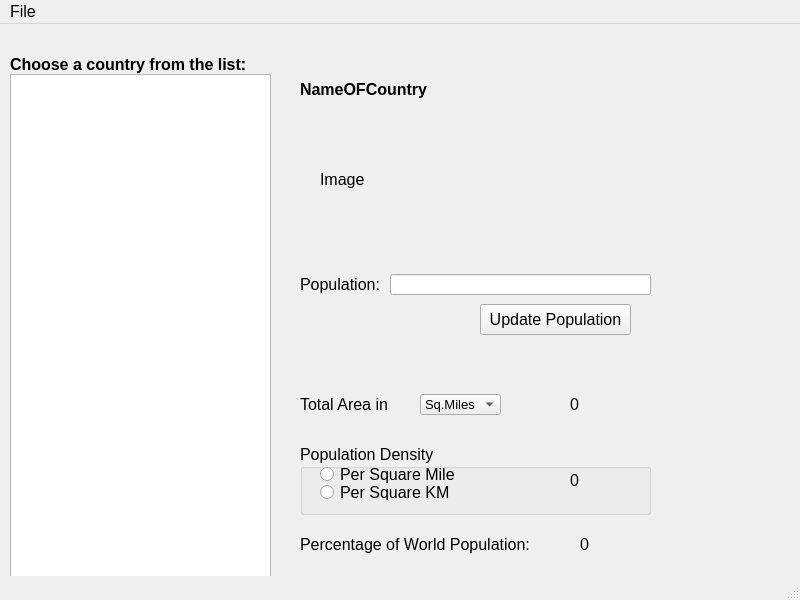
<?xml version="1.0" encoding="UTF-8"?>
<ui version="4.0">
 <class>MainWindow</class>
 <widget class="QMainWindow" name="MainWindow">
  <property name="geometry">
   <rect>
    <x>0</x>
    <y>0</y>
    <width>800</width>
    <height>600</height>
   </rect>
  </property>
  <property name="font">
   <font>
    <pointsize>12</pointsize>
   </font>
  </property>
  <property name="windowTitle">
   <string>Countries Of the World</string>
  </property>
  <widget class="QWidget" name="centralwidget">
   <widget class="QListWidget" name="listWidgetCountry">
    <property name="geometry">
     <rect>
      <x>10</x>
      <y>50</y>
      <width>261</width>
      <height>521</height>
     </rect>
    </property>
   </widget>
   <widget class="QLabel" name="labelToChooseACountryText">
    <property name="geometry">
     <rect>
      <x>10</x>
      <y>30</y>
      <width>261</width>
      <height>21</height>
     </rect>
    </property>
    <property name="font">
     <font>
      <pointsize>12</pointsize>
      <weight>75</weight>
      <bold>true</bold>
     </font>
    </property>
    <property name="text">
     <string>Choose a country from the list:</string>
    </property>
   </widget>
   <widget class="QLabel" name="labelNameOfACountryValue">
    <property name="geometry">
     <rect>
      <x>300</x>
      <y>50</y>
      <width>161</width>
      <height>31</height>
     </rect>
    </property>
    <property name="font">
     <font>
      <pointsize>12</pointsize>
      <weight>75</weight>
      <bold>true</bold>
     </font>
    </property>
    <property name="text">
     <string>NameOFCountry</string>
    </property>
   </widget>
   <widget class="QLineEdit" name="lineEditPoplationValue">
    <property name="geometry">
     <rect>
      <x>390</x>
      <y>250</y>
      <width>261</width>
      <height>21</height>
     </rect>
    </property>
   </widget>
   <widget class="QLabel" name="labelPopulationText">
    <property name="geometry">
     <rect>
      <x>300</x>
      <y>250</y>
      <width>81</width>
      <height>21</height>
     </rect>
    </property>
    <property name="text">
     <string>Population:</string>
    </property>
   </widget>
   <widget class="QComboBox" name="comboBoxTotalArea">
    <property name="geometry">
     <rect>
      <x>420</x>
      <y>370</y>
      <width>81</width>
      <height>21</height>
     </rect>
    </property>
    <property name="font">
     <font>
      <pointsize>10</pointsize>
     </font>
    </property>
    <property name="editable">
     <bool>false</bool>
    </property>
    <property name="currentIndex">
     <number>0</number>
    </property>
    <property name="duplicatesEnabled">
     <bool>false</bool>
    </property>
    <item>
     <property name="text">
      <string>Sq.Miles</string>
     </property>
    </item>
    <item>
     <property name="text">
      <string>Sq.KM</string>
     </property>
    </item>
   </widget>
   <widget class="QLabel" name="labelTotalAreaText">
    <property name="geometry">
     <rect>
      <x>300</x>
      <y>370</y>
      <width>91</width>
      <height>20</height>
     </rect>
    </property>
    <property name="text">
     <string>Total Area in</string>
    </property>
   </widget>
   <widget class="QPushButton" name="ButtonUpdatePopulation">
    <property name="geometry">
     <rect>
      <x>480</x>
      <y>280</y>
      <width>151</width>
      <height>31</height>
     </rect>
    </property>
    <property name="text">
     <string>Update Population</string>
    </property>
   </widget>
   <widget class="QLabel" name="labelTotalAreaValue">
    <property name="geometry">
     <rect>
      <x>570</x>
      <y>370</y>
      <width>47</width>
      <height>21</height>
     </rect>
    </property>
    <property name="text">
     <string>0</string>
    </property>
   </widget>
   <widget class="QGroupBox" name="groupBoxPopulationDensity">
    <property name="geometry">
     <rect>
      <x>300</x>
      <y>420</y>
      <width>351</width>
      <height>71</height>
     </rect>
    </property>
    <property name="title">
     <string>Population Density</string>
    </property>
    <widget class="QRadioButton" name="radioButtonDensityInMile">
     <property name="geometry">
      <rect>
       <x>20</x>
       <y>20</y>
       <width>141</width>
       <height>21</height>
      </rect>
     </property>
     <property name="text">
      <string>Per Square Mile</string>
     </property>
    </widget>
    <widget class="QRadioButton" name="radioButtonDensityInKM">
     <property name="geometry">
      <rect>
       <x>20</x>
       <y>40</y>
       <width>131</width>
       <height>16</height>
      </rect>
     </property>
     <property name="text">
      <string>Per Square KM</string>
     </property>
    </widget>
    <widget class="QLabel" name="labelPopaltionDensityValue">
     <property name="geometry">
      <rect>
       <x>270</x>
       <y>30</y>
       <width>47</width>
       <height>13</height>
      </rect>
     </property>
     <property name="text">
      <string>0</string>
     </property>
    </widget>
   </widget>
   <widget class="QLabel" name="labelPopulationPercentageText">
    <property name="geometry">
     <rect>
      <x>300</x>
      <y>510</y>
      <width>241</width>
      <height>20</height>
     </rect>
    </property>
    <property name="text">
     <string>Percentage of World Population:</string>
    </property>
   </widget>
   <widget class="QLabel" name="labelPopulaitonPercentageValue">
    <property name="geometry">
     <rect>
      <x>580</x>
      <y>510</y>
      <width>47</width>
      <height>21</height>
     </rect>
    </property>
    <property name="text">
     <string>0</string>
    </property>
   </widget>
   <widget class="QLabel" name="labelImageViewer">
    <property name="geometry">
     <rect>
      <x>320</x>
      <y>90</y>
      <width>231</width>
      <height>131</height>
     </rect>
    </property>
    <property name="text">
     <string>Image</string>
    </property>
   </widget>
  </widget>
  <widget class="QStatusBar" name="statusbar"/>
  <widget class="QMenuBar" name="menubar">
   <property name="geometry">
    <rect>
     <x>0</x>
     <y>0</y>
     <width>800</width>
     <height>27</height>
    </rect>
   </property>
   <widget class="QMenu" name="menuFile">
    <property name="title">
     <string>File</string>
    </property>
    <addaction name="actionLoad_Countries"/>
    <addaction name="actionSave_To_File"/>
    <addaction name="actionExit"/>
   </widget>
   <addaction name="menuFile"/>
  </widget>
  <action name="actionLoad_Countries">
   <property name="text">
    <string>Load Countries</string>
   </property>
  </action>
  <action name="actionSave_To_File">
   <property name="text">
    <string>Save To File</string>
   </property>
  </action>
  <action name="actionExit">
   <property name="text">
    <string>Exit</string>
   </property>
  </action>
 </widget>
 <resources/>
 <connections/>
</ui>
